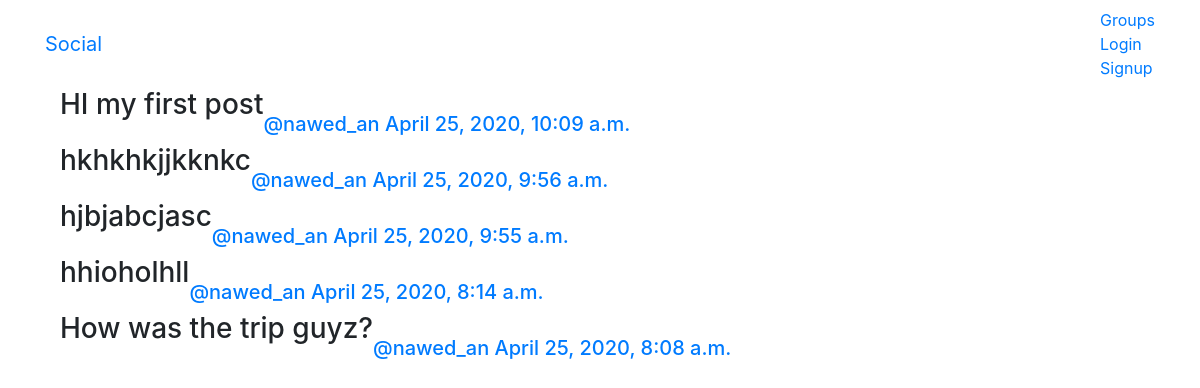
/posts/, run on the app's committed database.
### posts/models.py (models this page shows, shortened)
class Post(models.Model):
    user = models.ForeignKey(User, on_delete=models.SET_NULL,null = True,related_name = 'posts')
    created_at = models.DateTimeField(auto_now = True)
    message = models.TextField()
    group = models.ForeignKey(Group, on_delete=models.SET_NULL, related_name = 'posts',null = True, blank = True)
    class Meta:
        ordering = ['-created_at']
        unique_together =('user', 'message')

### posts/views.py (the view)
# urls.py: path('',views.PostList.as_view(),name = 'all'),
class PostList(SelectRelatedMixin, generic.ListView):
    model = models.Post
    select_related = ('user', 'group')

### posts/templates/posts/post_list.html (shortened to what this page needs)
{% extends 'posts/post_base.html' %}
{% block post_content %}
  <div class="col-md-8">
    {% for post in post_list %}
      {% include 'posts/_post.html' %}
    {% endfor %}
  </div>
{% endblock %}

### posts/templates/posts/_post.html (shortened to what this page needs)
<div class="post media">
  <h3>{{post.message|safe}}</h3>
  <div class="media-body">
    <h5 class="media-heading">
    <span class="username">
      <br>
      <a href="{% url 'posts:for_user' username=post.user.username %}">@{{post.user.username}}</a>
    </span>
    <time class="time">
      <a href="{% url 'posts:single' username=post.user.username pk=post.pk %}">{{post.created_at}}</a>
    </time>
    </h5>
  </div>
</div>

### data on the page
Post: message "HI my first post", user.username "nawed_an", created_at "April 25, 2020, 10:09 a.m."
Post: message "hkhkhkjjkknkc", user.username "nawed_an", created_at "April 25, 2020, 9:56 a.m."
Post: message "hjbjabcjasc", user.username "nawed_an", created_at "April 25, 2020, 9:55 a.m."
Post: message "hhioholhll", user.username "nawed_an", created_at "April 25, 2020, 8:14 a.m."
Post: message "How was the trip guyz?", user.username "nawed_an", created_at "April 25, 2020, 8:08 a.m."
